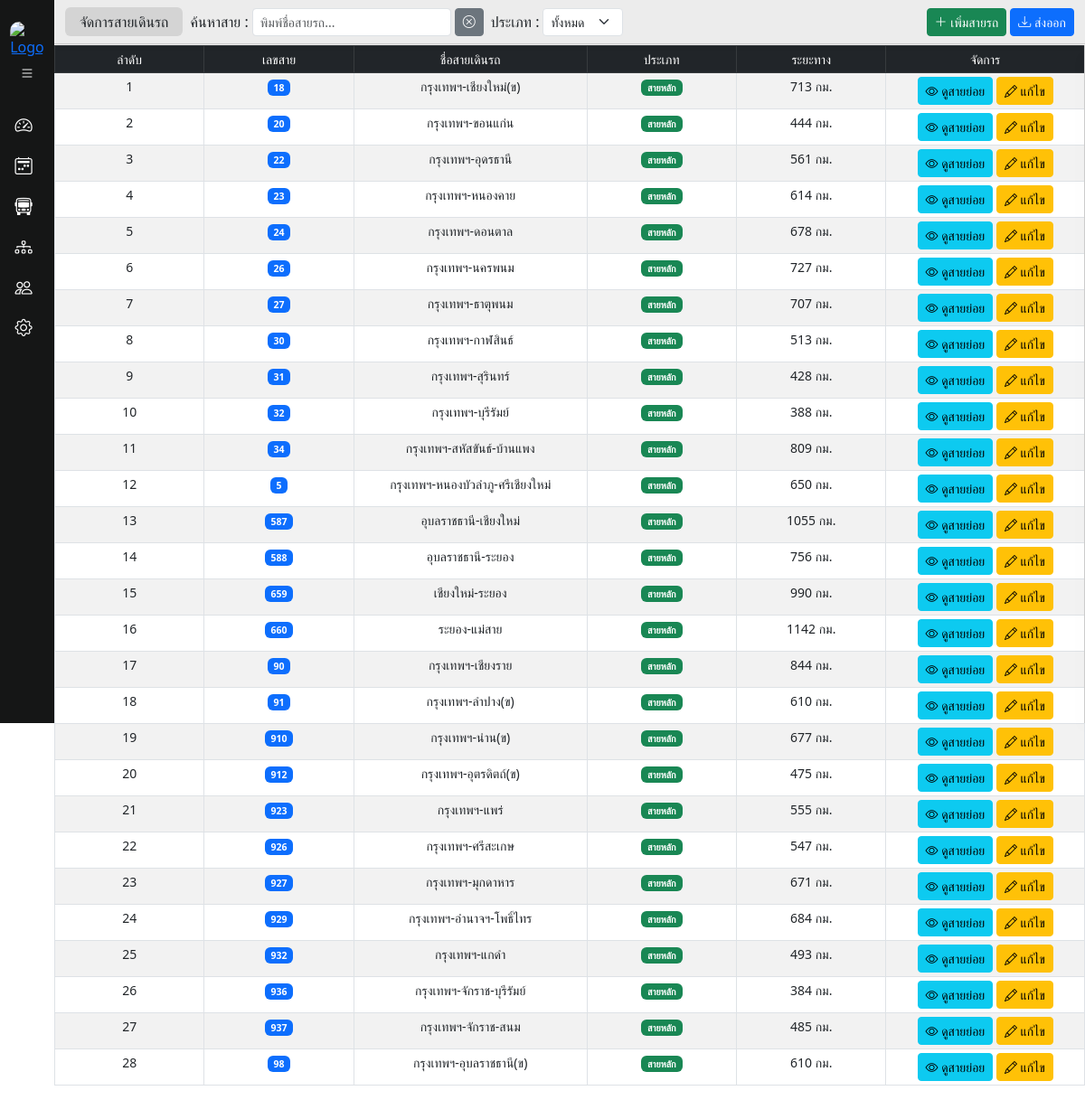
Screenshot of /new_fleetmage/manage_routes.php with the database file from the repository.
### tables this page shows
CREATE TABLE `route`  (
  `route_id` int(11) NOT NULL AUTO_INCREMENT,
  `route_name_th` varchar(255) NOT NULL,
  `start_location_id` int(11) NOT NULL,
  `end_location_id` int(11) NOT NULL,
  `route_number` varchar(10) NULL DEFAULT NULL,
  `distance_km` int(11) NULL DEFAULT NULL,
  `route_group` varchar(20) NULL DEFAULT 'สายนอก',
  `type_route` enum('สายหลัก','สายย่อย') NOT NULL DEFAULT 'สายหลัก',
  PRIMARY KEY (`route_id`) USING BTREE,
  INDEX `start_location_id`(`start_location_id` ASC) USING BTREE,
  INDEX `end_location_id`(`end_location_id` ASC) USING BTREE,
  CONSTRAINT `route_ibfk_1` FOREIGN KEY (`start_location_id`) REFERENCES `location` (`locat_id`) ON DELETE RESTRICT ON UPDATE RESTRICT,
  CONSTRAINT `route_ibfk_2` FOREIGN KEY (`end_location_id`) REFERENCES `location` (`locat_id`) ON DELETE RESTRICT ON UPDATE RESTRICT
);

### new_fleetmage/manage_routes.php (the view, shortened to what this page needs)
<?php
include 'config.php';
$sql = "SELECT * FROM route ORDER BY route_number ASC, type_route ASC";
$result = $conn->query($sql);
$routes = [];
if($result && $result->num_rows > 0){
    while($row = $result->fetch_assoc()){
        $route_number = $row['route_number'];
        if($row['type_route'] == 'สายหลัก'){
            $routes[$route_number] = [
                'main' => $row,
                'sub' => []
            ];
        } else {
            $routes[$route_number]['sub'][] = $row;
        }
    }
}
?>
<!DOCTYPE html>
<html lang="th">
<head>
<link href="https://cdn.jsdelivr.net/npm/bootstrap@5.3.0/dist/css/bootstrap.min.css" rel="stylesheet">
<link rel="stylesheet" href="https://cdn.jsdelivr.net/npm/bootstrap-icons@1.11.1/font/bootstrap-icons.css">
</head>
<body>
<div class="sidebar collapsed" id="sidebar">
    <div class="sidebar-toggle mb-3" id="toggleSidebar">
        <a href="#" class="sidebar-logo">
          <img src="https://img2.pic.in.th/pic/unnamed-1d3fa7687b93ead9f.md.jpg" alt="Logo" />
        </a>
        <i class="bi bi-list"></i>
    </div>
    <ul class="nav flex-column">
    <li class="nav-item"><a class="nav-link" href="#"><i class="bi bi-speedometer2"></i> <span>แดชบอร์ด</span></a></li>
    <li class="nav-item"><a class="nav-link" href="plan.php"><i class="bi bi-calendar2-week"></i> <span>แผนการเดินรถ</span></a></li>
    <li class="nav-item"><a class="nav-link" href="managebus.php"><i class="bi bi-bus-front"></i> <span>จัดการรถประจำสาย</span></a></li>
    <li class="nav-item"><a class="nav-link" href="manage_routes.php"><i class="bi bi-diagram-3"></i> <span>จัดการสายเดินรถ</span></a></li>
    <li class="nav-item"><a class="nav-link" href="#"><i class="bi bi-people"></i> <span>พนักงาน</span></a></li>
    <li class="nav-item"><a class="nav-link" href="#"><i class="bi bi-gear"></i> <span>ตั้งค่า</span></a></li>
    </ul>
</div>
<div id="dateFilterBar">
  <div class="container-fluid d-flex align-items-center justify-content-between py-2 flex-nowrap">
    <div class="d-flex align-items-center gap-2">
      <p class="mb-0 px-3 py-1 rounded" style="background-color: #d4d4d4ff; white-space: nowrap;">
        จัดการสายเดินรถ
      </p>
      <div class="d-flex align-items-center gap-1">
        <span style="white-space: nowrap;">ค้นหาสาย :</span>
        <input type="text" id="routeSearch" class="form-control form-control-sm" placeholder="พิมพ์ชื่อสายรถ..." style="min-width: 180px;">
        <button class="btn btn-secondary btn-sm" id="clearSearch" title="ล้างข้อความค้นหา">
          <i class="bi bi-x-circle"></i>
        </button>
      </div>
      <div class="d-flex align-items-center gap-1">
        <span style="white-space: nowrap;">ประเภท :</span>
        <select id="routeTypeFilter" class="form-select form-select-sm">
          <option value="">ทั้งหมด</option>
        </select>
      </div>
    </div>
    <div class="d-flex align-items-center gap-1">
      <button class="btn btn-success btn-sm" data-bs-toggle="modal" data-bs-target="#addRouteModal" title="เพิ่มสายรถ">
        <i class="bi bi-plus-lg"></i> เพิ่มสายรถ
      </button>
      <button class="btn btn-primary btn-sm" id="exportRoutes" title="ส่งออก CSV">
        <i class="bi bi-download"></i> ส่งออก
      </button>
    </div>
  </div>
</div>
<div class="content-wrapper collapsed p-0" id="mainContent">
  <div id="tableWrapper" class="table-responsive p-0">
    <table class="table table-bordered table-striped table-sm">
      <thead class="table-dark">
        <tr class="text-center">
          <th>ลำดับ</th>
          <th>เลขสาย</th>
          <th>ชื่อสายเดินรถ</th>
          <th>ประเภท</th>
          <th>ระยะทาง</th>
          <th>จัดการ</th>
        </tr>
      </thead>
      <tbody>
<?php $i = 1; ?>
<?php foreach($routes as $route_number => $group): ?>
<?php $main = $group['main']; ?>
<tr class="route-row" data-name="<?= htmlspecialchars($main['route_name_th']) ?>">
  <td><?= $i ?></td>
  <td>
    <span class="badge bg-primary"><?= htmlspecialchars($main['route_number']) ?></span>
</td>
  <td><?= htmlspecialchars($main['route_name_th']) ?></td>
  <td><span class="badge bg-success">สายหลัก</span></td>
  <td><?= htmlspecialchars($main['distance_km']) ?> กม.</td>
  <td>
    <button class="btn btn-info btn-sm" onclick="viewSubRoute(<?= $main['route_id'] ?>)">
        <i class="bi bi-eye"></i> ดูสายย่อย
    </button>
    <button class="btn btn-warning btn-sm" onclick="editRoute(<?= $main['route_id'] ?>)">
        <i class="bi bi-pencil"></i> แก้ไข
    </button>
</td>
</tr>
<?php $i++; endforeach; ?>
      </tbody>
    </table>
  </div>
</div>
</body>
</html>

### new_fleetmage/manage_routes.php (style rules this page uses)
.sidebar { width: 250px; transition: width 0.3s; height: 100vh; position: fixed; top: 0; left: 0; background-color: #151616; color: #fff; overflow-x: hidden; padding-top: 1rem; z-index: 1000; }
.sidebar.collapsed { width: 60px; }
.sidebar .nav-link { color: #fff; display: flex; align-items: center; white-space: nowrap; }
.sidebar .nav-link i { margin-right: 10px; font-size: 1.2rem; width: 20px; text-align: center; }
.sidebar .sidebar-toggle { cursor: pointer; color: #fff; padding: 0.5rem 1rem; text-align: center; border-radius: 10px; display: flex; flex-direction: column; align-items: center; }
.sidebar-logo img { width: 46px; height: 46px; object-fit: cover; border-radius: 10px; margin-bottom: 5px; }
.content-wrapper { margin-left: 250px; transition: margin-left 0.3s; padding: 2rem; margin-top: 50px; }
.content-wrapper.collapsed { margin-left: 60px; }
#dateFilterBar { position: fixed; top: 0; left: 250px; width: calc(100% - 250px); background-color: #ecececff; border-bottom: 1px solid #ccc; z-index: 1050; box-shadow: 0 2px 5px rgba(0,0,0,0.1); transition: left 0.3s, width 0.3s; }
.sidebar.collapsed + #dateFilterBar { left: 60px; width: calc(100% - 60px); }
thead th { font-weight: 200; text-align: center; padding: 15px 23px; min-width: 120px; white-space: nowrap; font-size: 14px; }
table th, table td { text-align: center; padding: 10px 15px; font-size: 14px; }
.table-responsive { width: 100%; overflow-x: auto; transition: all 0.3s ease; }

### rows the page displays
route: route_number "18", route_name_th "กรุงเทพฯ-เชียงใหม่(ข)", distance_km "713"
route: route_number "20", route_name_th "กรุงเทพฯ-ขอนแก่น", distance_km "444"
route: route_number "22", route_name_th "กรุงเทพฯ-อุดรธานี", distance_km "561"
route: route_number "23", route_name_th "กรุงเทพฯ-หนองคาย", distance_km "614"
route: route_number "24", route_name_th "กรุงเทพฯ-ดอนตาล", distance_km "678"
route: route_number "26", route_name_th "กรุงเทพฯ-นครพนม", distance_km "727"
route: route_number "27", route_name_th "กรุงเทพฯ-ธาตุพนม", distance_km "707"
route: route_number "30", route_name_th "กรุงเทพฯ-กาฬสินธ์", distance_km "513"
route: route_number "31", route_name_th "กรุงเทพฯ-สุรินทร์", distance_km "428"
route: route_number "32", route_name_th "กรุงเทพฯ-บุรีรัมย์", distance_km "388"
route: route_number "34", route_name_th "กรุงเทพฯ-สหัสขันธ์-บ้านแพง", distance_km "809"
route: route_number "5", route_name_th "กรุงเทพฯ-หนองบัวลำภู-ศรีเชียงใหม่", distance_km "650"
route: route_number "587", route_name_th "อุบลราชธานี-เชียงใหม่", distance_km "1055"
route: route_number "588", route_name_th "อุบลราชธานี-ระยอง", distance_km "756"
route: route_number "659", route_name_th "เชียงใหม่-ระยอง", distance_km "990"
route: route_number "660", route_name_th "ระยอง-แม่สาย", distance_km "1142"
route: route_number "90", route_name_th "กรุงเทพฯ-เชียงราย", distance_km "844"
route: route_number "91", route_name_th "กรุงเทพฯ-ลำปาง(ข)", distance_km "610"
route: route_number "910", route_name_th "กรุงเทพฯ-น่าน(ข)", distance_km "677"
route: route_number "912", route_name_th "กรุงเทพฯ-อุตรดิตถ์(ข)", distance_km "475"
route: route_number "923", route_name_th "กรุงเทพฯ-แพร่", distance_km "555"
route: route_number "926", route_name_th "กรุงเทพฯ-ศรีสะเกษ", distance_km "547"
route: route_number "927", route_name_th "กรุงเทพฯ-มุกดาหาร", distance_km "671"
route: route_number "929", route_name_th "กรุงเทพฯ-อำนาจฯ-โพธิ์ไทร", distance_km "684"
route: route_number "932", route_name_th "กรุงเทพฯ-แกดำ", distance_km "493"
route: route_number "936", route_name_th "กรุงเทพฯ-จักราช-บุรีรัมย์", distance_km "384"
route: route_number "937", route_name_th "กรุงเทพฯ-จักราช-สนม", distance_km "485"
route: route_number "98", route_name_th "กรุงเทพฯ-อุบลราชธานี(ข)", distance_km "610"
